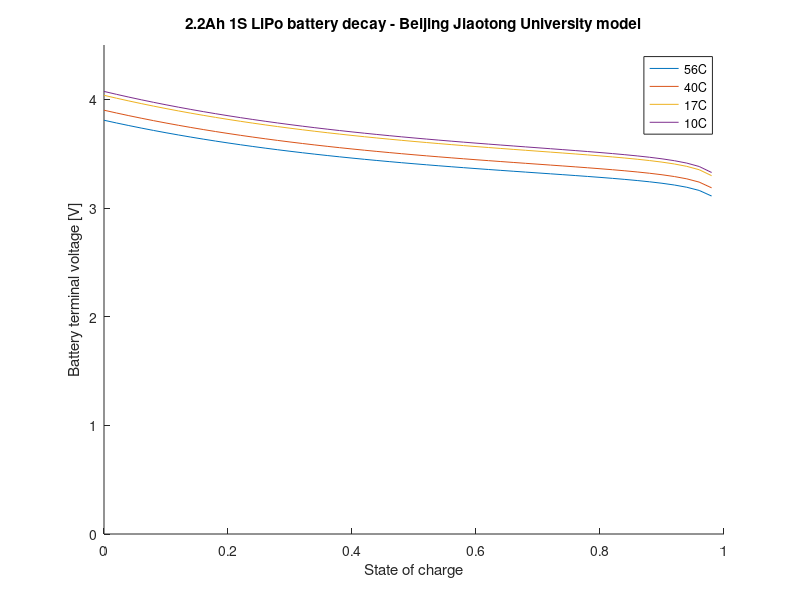

Source code (MATLAB):
a = 3.5;
b = -.0334;
c = -.106;
d = .74;
m = 1.4;
n = 2;

nSeries = 1;

Voc = @(s) a + b.*(-log(s)).^m + c.*s + d.*exp(n.*(s-1));
s = .02:.02:1;

Rb = .0012;
Rm = [.014 .02 .05 .08];
capacity = 4.4;

Rt = Rm + Rb;

I = [Voc(s)/Rt(1); Voc(s)/Rt(2); Voc(s)/Rt(3); Voc(s)/Rt(4)];
meanI = mean(transpose(I));
cRate = meanI/capacity;

Vb = nSeries*[Voc(s)-I(1,:)*Rb; Voc(s)-I(2,:)*Rb; Voc(s)-I(3,:)*Rb; Voc(s)-I(4,:)*Rb];

figure(1);
hold on;

plot(1-s, Vb(1,:))
plot(1-s, Vb(2,:))
plot(1-s, Vb(3,:))
plot(1-s, Vb(4,:))

ylim(nSeries*[0 4.5])

title('2.2Ah 1S LiPo battery decay - Beijing Jiaotong University model');
xlabel('State of charge');
ylabel('Battery terminal voltage [V]');
%legend([num2str(meanI(1), 3) ' A'], [num2str(meanI(2), 2) ' A'],...
%   [num2str(meanI(3), 2) ' A'], [num2str(meanI(4), 2) ' A']);
legend([num2str(cRate(1), 2) 'C'], [num2str(cRate(2), 2) 'C'],...
    [num2str(cRate(3), 2) 'C'], [num2str(cRate(4), 2) 'C']);

hold off;